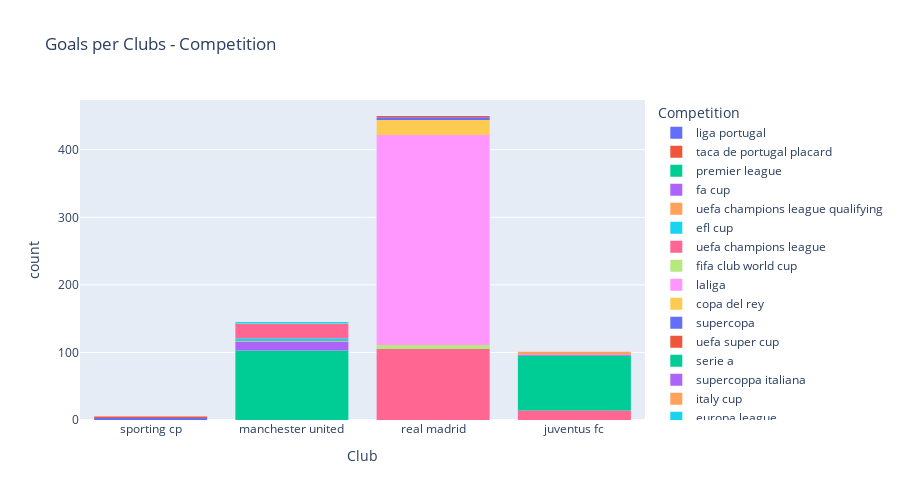

Notebook code for this chart:
### Markdown cell above
# Number of total career goals scored by team and competition
Most of his goals in the UEFA Champions League were scored during his time with Read Madrid.

### Code cell
px.histogram(
    cr7_df,
    x='Club',
    title="Goals per Clubs - Competition",
    log_x=False,
    log_y=False,
    #symbol='title',
    #markers=True,
    #width=800, 
    height=500,
    color='Competition',
    hover_name='Competition',
    hover_data=['Competition','Season','Club'])

### Figure 1 — Plotly figure (JSON) as saved in the notebook; plotly's stock layout.template omitted (floating-point values rounded to 4 significant figures; data arrays with more than 128 entries replaced by an {"elided": "..."} marker saying what was removed)
{"data": [{"alignmentgroup": "True", "bingroup": "x", "hovertemplate": "Competition=liga portugal<br>Club=%{x}<br>count=%{y}<extra></extra>", "legendgroup": "liga portugal", "marker": {"color": "#636efa", "pattern": {"shape": ""}}, "name": "liga portugal", "offsetgroup": "liga portugal", "orientation": "v", "showlegend": true, "type": "histogram", "x": ["sporting cp", "sporting cp", "sporting cp"], "xaxis": "x", "yaxis": "y"}, {"alignmentgroup": "True", "bingroup": "x", "hovertemplate": "Competition=taca de portugal placard<br>Club=%{x}<br>count=%{y}<extra></extra>", "legendgroup": "taca de portugal placard", "marker": {"color": "#EF553B", "pattern": {"shape": ""}}, "name": "taca de portugal placard", "offsetgroup": "taca de portugal placard", "orientation": "v", "showlegend": true, "type": "histogram", "x": ["sporting cp", "sporting cp"], "xaxis": "x", "yaxis": "y"}, {"alignmentgroup": "True", "bingroup": "x", "hovertemplate": "Competition=premier league<br>Club=%{x}<br>count=%{y}<extra></extra>", "legendgroup": "premier league", "marker": {"color": "#00cc96", "pattern": {"shape": ""}}, "name": "premier league", "offsetgroup": "premier league", "orientation": "v", "showlegend": true, "type": "histogram", "x": ["manchester united", "manchester united", "manchester united", "manchester united", "manchester united", "manchester united", "manchester united", "manchester united", "manchester united", "manchester united", "manchester united", "manchester united", "manchester united", "manchester united", "manchester united", "manchester united", "manchester united", "manchester united", "manchester united", "manchester united", "manchester united", "manchester united", "manchester united", "manchester united", "manchester united", "manchester united", "manchester united", "manchester united", "manchester united", "manchester united", "manchester united", "manchester united", "manchester united", "manchester united", "manchester united", "manchester united", "manchester united", "manchester united", "manchester united", "manchester united", "manchester united", "manchester united", "manchester united", "manchester united", "manchester united", "manchester united", "manchester united", "manchester united", "manchester united", "manchester united", "manchester united", "manchester united", "manchester united", "manchester united", "manchester united", "manchester united", "manchester united", "manchester united", "manchester united", "manchester united", "manchester united", "manchester united", "manchester united", "manchester united", "manchester united", "manchester united", "manchester united", "manchester united", "manchester united", "manchester united", "manchester united", "manchester united", "manchester united", "manchester united", "manchester united", "manchester united", "manchester united", "manchester united", "manchester united", "manchester united", "manchester united", "manchester united", "manchester united", "manchester united", "manchester united", "manchester united", "manchester united", "manchester united", "manchester united", "manchester united", "manchester united", "manchester united", "manchester united", "manchester united", "manchester united", "manchester united", "manchester united", "manchester united", "manchester united", "manchester united", "manchester united", "manchester united", "manchester united"], "xaxis": "x", "yaxis": "y"}, {"alignmentgroup": "True", "bingroup": "x", "hovertemplate": "Competition=fa cup<br>Club=%{x}<br>count=%{y}<extra></extra>", "legendgroup": "fa cup", "marker": {"color": "#ab63fa", "pattern": {"shape": ""}}, "name": "fa cup", "offsetgroup": "fa cup", "orientation": "v", "showlegend": true, "type": "histogram", "x": ["manchester united", "manchester united", "manchester united", "manchester united", "manchester united", "manchester united", "manchester united", "manchester united", "manchester united", "manchester united", "manchester united", "manchester united", "manchester united"], "xaxis": "x", "yaxis": "y"}, {"alignmentgroup": "True", "bingroup": "x", "hovertemplate": "Competition=uefa champions league qualifying<br>Club=%{x}<br>count=%{y}<extra></extra>", "legendgroup": "uefa champions league qualifying", "marker": {"color": "#FFA15A", "pattern": {"shape": ""}}, "name": "uefa champions league qualifying", "offsetgroup": "uefa champions league qualifying", "orientation": "v", "showlegend": true, "type": "histogram", "x": ["manchester united"], "xaxis": "x", "yaxis": "y"}, {"alignmentgroup": "True", "bingroup": "x", "hovertemplate": "Competition=efl cup<br>Club=%{x}<br>count=%{y}<extra></extra>", "legendgroup": "efl cup", "marker": {"color": "#19d3f3", "pattern": {"shape": ""}}, "name": "efl cup", "offsetgroup": "efl cup", "orientation": "v", "showlegend": true, "type": "histogram", "x": ["manchester united", "manchester united", "manchester united", "manchester united"], "xaxis": "x", "yaxis": "y"}, {"alignmentgroup": "True", "bingroup": "x", "hovertemplate": "Competition=uefa champions league<br>Club=%{x}<br>count=%{y}<extra></extra>", "legendgroup": "uefa champions league", "marker": {"color": "#FF6692", "pattern": {"shape": ""}}, "name": "uefa champions league", "offsetgroup": "uefa champions league", "orientation": "v", "showlegend": true, "type": "histogram", "x": {"elided": "140 str values"}, "xaxis": "x", "yaxis": "y"}, {"alignmentgroup": "True", "bingroup": "x", "hovertemplate": "Competition=fifa club world cup<br>Club=%{x}<br>count=%{y}<extra></extra>", "legendgroup": "fifa club world cup", "marker": {"color": "#B6E880", "pattern": {"shape": ""}}, "name": "fifa club world cup", "offsetgroup": "fifa club world cup", "orientation": "v", "showlegend": true, "type": "histogram", "x": ["manchester united", "real madrid", "real madrid", "real madrid", "real madrid", "real madrid", "real madrid"], "xaxis": "x", "yaxis": "y"}, {"alignmentgroup": "True", "bingroup": "x", "hovertemplate": "Competition=laliga<br>Club=%{x}<br>count=%{y}<extra></extra>", "legendgroup": "laliga", "marker": {"color": "#FF97FF", "pattern": {"shape": ""}}, "name": "laliga", "offsetgroup": "laliga", "orientation": "v", "showlegend": true, "type": "histogram", "x": {"elided": "311 str values"}, "xaxis": "x", "yaxis": "y"}, {"alignmentgroup": "True", "bingroup": "x", "hovertemplate": "Competition=copa del rey<br>Club=%{x}<br>count=%{y}<extra></extra>", "legendgroup": "copa del rey", "marker": {"color": "#FECB52", "pattern": {"shape": ""}}, "name": "copa del rey", "offsetgroup": "copa del rey", "orientation": "v", "showlegend": true, "type": "histogram", "x": ["real madrid", "real madrid", "real madrid", "real madrid", "real madrid", "real madrid", "real madrid", "real madrid", "real madrid", "real madrid", "real madrid", "real madrid", "real madrid", "real madrid", "real madrid", "real madrid", "real madrid", "real madrid", "real madrid", "real madrid", "real madrid", "real madrid"], "xaxis": "x", "yaxis": "y"}, {"alignmentgroup": "True", "bingroup": "x", "hovertemplate": "Competition=supercopa<br>Club=%{x}<br>count=%{y}<extra></extra>", "legendgroup": "supercopa", "marker": {"color": "#636efa", "pattern": {"shape": ""}}, "name": "supercopa", "offsetgroup": "supercopa", "orientation": "v", "showlegend": true, "type": "histogram", "x": ["real madrid", "real madrid", "real madrid", "real madrid"], "xaxis": "x", "yaxis": "y"}, {"alignmentgroup": "True", "bingroup": "x", "hovertemplate": "Competition=uefa super cup<br>Club=%{x}<br>count=%{y}<extra></extra>", "legendgroup": "uefa super cup", "marker": {"color": "#EF553B", "pattern": {"shape": ""}}, "name": "uefa super cup", "offsetgroup": "uefa super cup", "orientation": "v", "showlegend": true, "type": "histogram", "x": ["real madrid", "real madrid"], "xaxis": "x", "yaxis": "y"}, {"alignmentgroup": "True", "bingroup": "x", "hovertemplate": "Competition=serie a<br>Club=%{x}<br>count=%{y}<extra></extra>", "legendgroup": "serie a", "marker": {"color": "#00cc96", "pattern": {"shape": ""}}, "name": "serie a", "offsetgroup": "serie a", "orientation": "v", "showlegend": true, "type": "histogram", "x": ["juventus fc", "juventus fc", "juventus fc", "juventus fc", "juventus fc", "juventus fc", "juventus fc", "juventus fc", "juventus fc", "juventus fc", "juventus fc", "juventus fc", "juventus fc", "juventus fc", "juventus fc", "juventus fc", "juventus fc", "juventus fc", "juventus fc", "juventus fc", "juventus fc", "juventus fc", "juventus fc", "juventus fc", "juventus fc", "juventus fc", "juventus fc", "juventus fc", "juventus fc", "juventus fc", "juventus fc", "juventus fc", "juventus fc", "juventus fc", "juventus fc", "juventus fc", "juventus fc", "juventus fc", "juventus fc", "juventus fc", "juventus fc", "juventus fc", "juventus fc", "juventus fc", "juventus fc", "juventus fc", "juventus fc", "juventus fc", "juventus fc", "juventus fc", "juventus fc", "juventus fc", "juventus fc", "juventus fc", "juventus fc", "juventus fc", "juventus fc", "juventus fc", "juventus fc", "juventus fc", "juventus fc", "juventus fc", "juventus fc", "juventus fc", "juventus fc", "juventus fc", "juventus fc", "juventus fc", "juventus fc", "juventus fc", "juventus fc", "juventus fc", "juventus fc", "juventus fc", "juventus fc", "juventus fc", "juventus fc", "juventus fc", "juventus fc", "juventus fc", "juventus fc"], "xaxis": "x", "yaxis": "y"}, {"alignmentgroup": "True", "bingroup": "x", "hovertemplate": "Competition=supercoppa italiana<br>Club=%{x}<br>count=%{y}<extra></extra>", "legendgroup": "supercoppa italiana", "marker": {"color": "#ab63fa", "pattern": {"shape": ""}}, "name": "supercoppa italiana", "offsetgroup": "supercoppa italiana", "orientation": "v", "showlegend": true, "type": "histogram", "x": ["juventus fc", "juventus fc"], "xaxis": "x", "yaxis": "y"}, {"alignmentgroup": "True", "bingroup": "x", "hovertemplate": "Competition=italy cup<br>Club=%{x}<br>count=%{y}<extra></extra>", "legendgroup": "italy cup", "marker": {"color": "#FFA15A", "pattern": {"shape": ""}}, "name": "italy cup", "offsetgroup": "italy cup", "orientation": "v", "showlegend": true, "type": "histogram", "x": ["juventus fc", "juventus fc", "juventus fc", "juventus fc"], "xaxis": "x", "yaxis": "y"}, {"alignmentgroup": "True", "bingroup": "x", "hovertemplate": "Competition=europa league<br>Club=%{x}<br>count=%{y}<extra></extra>", "legendgroup": "europa league", "marker": {"color": "#19d3f3", "pattern": {"shape": ""}}, "name": "europa league", "offsetgroup": "europa league", "orientation": "v", "showlegend": true, "type": "histogram", "x": ["manchester united", "manchester united"], "xaxis": "x", "yaxis": "y"}], "layout": {"barmode": "relative", "height": 500, "legend": {"title": {"text": "Competition"}, "tracegroupgap": 0}, "title": {"text": "Goals per Clubs - Competition"}, "xaxis": {"anchor": "y", "domain": [0, 1], "title": {"text": "Club"}}, "yaxis": {"anchor": "x", "domain": [0, 1], "title": {"text": "count"}}}}
